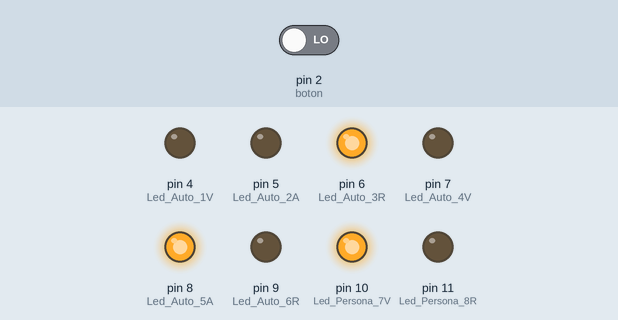
The sketch below on a simulated Arduino Uno, built with avr-gcc and run on an emulated ATmega328P. Shown: output pins drawn as LEDs (lit = HIGH). Inputs (shaded band) come from the test bench; at power-on: pin 2 (boton) LOW.

Above: at 2.1 s.
At 4.8 s:
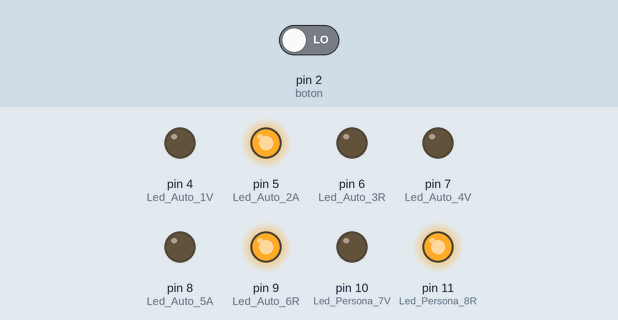
4.9 s: pin 2 (boton) driven HIGH
At 5.8 s:
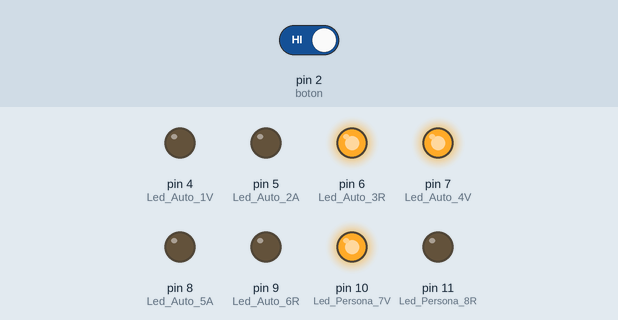
Timing chart, 0 to 24.5 s (numbered marks = the images above; inputs shaded):
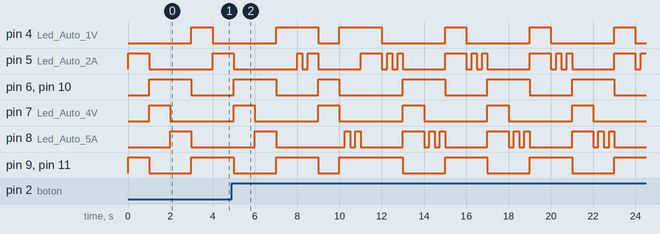

The sketch:

Test_1.ino
```cpp
int Boton_Estado          =  0;
int Led_1_Estado          =  0;
int Led_4_Estado          =  0;
int Estado_dia            =  0;
int horas                 =  0;

const int boton           =  2;
const int Led_Auto_1V     =  4;
const int Led_Auto_2A     =  5;
const int Led_Auto_3R     =  6;
const int Led_Auto_4V     =  7;
const int Led_Auto_5A     =  8;
const int Led_Auto_6R     =  9;
const int Led_Persona_7V  = 10;
const int Led_Persona_8R  = 11;

void setup() {
  // put your setup code here, to run once:
  pinMode(Led_Auto_1V, OUTPUT);
  pinMode(Led_Auto_2A, OUTPUT);
  pinMode(Led_Auto_3R, OUTPUT);
  pinMode(Led_Auto_4V, OUTPUT);
  pinMode(Led_Auto_5A, OUTPUT);
  pinMode(Led_Auto_6R, OUTPUT);
  pinMode(Led_Persona_7V, OUTPUT);
  pinMode(Led_Persona_8R, OUTPUT);
  pinMode(boton, INPUT);
}

void loop() {
  // put your main code here, to run repeatedly:
  //Crear variable de estado IMPORTANTES
  Boton_Estado = digitalRead(boton);
  Led_1_Estado = digitalRead(Led_Auto_1V);
  Led_4_Estado = digitalRead(Led_Auto_4V);

  //Inicia siempre el programa con Semaforo 1 encendido
  //Semaforo 1= Led 1V encendido y 2A y 3R Apagado
  digitalWrite(Led_Auto_1V, HIGH);
  digitalWrite(Led_Auto_2A, LOW);
  digitalWrite(Led_Auto_3R, LOW);
  //Semaforo 3= Led 4V y 5A apagado con 6R encendido
  digitalWrite(Led_Auto_4V, LOW);
  digitalWrite(Led_Auto_5A, LOW);
  digitalWrite(Led_Auto_6R, HIGH);
  //Semaforo 4= LEd 7A apago con 8R encendido
  digitalWrite(Led_Persona_7V, LOW);
  digitalWrite(Led_Persona_8R, HIGH);

  switch (Estado_dia) {
    // dia
    case 0:
      switch (Boton_Estado){
      //BOTON DE PRECIONADO
        case 0:
          // contador de horas del dia
          horas = horas + 1;
          if (Led_1_Estado == HIGH) {
            //Se apague 1V y se encienda el 2A
            digitalWrite(Led_Auto_1V, LOW);
            digitalWrite(Led_Auto_2A, HIGH);
            delay(1000);
            //Se apaga 2A y se enciende 3R
            digitalWrite(Led_Auto_2A, LOW);
            digitalWrite(Led_Auto_3R, HIGH);
            //Se prende 4V y se apaga el 6R
            digitalWrite(Led_Auto_4V, HIGH);
            digitalWrite(Led_Auto_6R, LOW);
            //Se debe prender 7V y se apaga 8R
            digitalWrite(Led_Persona_7V, HIGH);
            digitalWrite(Led_Persona_8R, LOW);
            //Guardamos los estados IMPORTANES DE NUEVO
            Led_1_Estado = digitalRead(Led_Auto_1V);
            Led_4_Estado = digitalRead(Led_Auto_4V);
            delay(1000);
          }
          if (Led_4_Estado == HIGH){
            //Se apague 4V y se encienda el 5A
            digitalWrite(Led_Auto_4V, LOW);
            digitalWrite(Led_Auto_5A, HIGH);
            delay(1000);
            //Se apaga 5A y se enciende 6R
            digitalWrite(Led_Auto_5A, LOW);
            digitalWrite(Led_Auto_6R, HIGH);
            //Se prende 4V y se apaga el 6R
            digitalWrite(Led_Auto_1V, HIGH);
            digitalWrite(Led_Auto_3R, LOW);
            //Se debe apaga 7V y se prende 8R
            digitalWrite(Led_Persona_7V, LOW);
            digitalWrite(Led_Persona_8R, HIGH);
            //Guardamos los estados IMPORTANES DE NUEVO
            Led_1_Estado = digitalRead(Led_Auto_1V);
            Led_4_Estado = digitalRead(Led_Auto_4V);
            delay(1000);
          }
          // Si se cumplen las 12 horas de luz de dia
          if (horas >= 4){
            Estado_dia = 1;
            break;
          }
          break;

        // BOTON PRECIONADO
        case 1:
          horas = horas + 1;
          //Se prende 2A, parpadiando
          digitalWrite(Led_Auto_2A, HIGH);
          delay(250);
          digitalWrite(Led_Auto_2A, LOW);
          delay(250);
          digitalWrite(Led_Auto_2A, HIGH);
          delay(500);
          //Ahora se apaga 1V, 2V y se prende 3R
          digitalWrite(Led_Auto_1V, LOW);
          digitalWrite(Led_Auto_2A, LOW);
          digitalWrite(Led_Auto_3R, HIGH);
          //Se prende 4V y se apaga 6R
          digitalWrite(Led_Auto_4V, HIGH);
          digitalWrite(Led_Auto_6R, LOW);
          //Se prende 7V y se apaga 8R
          digitalWrite(Led_Persona_7V, HIGH);
          digitalWrite(Led_Persona_8R, LOW);
          //Guardamos los estados IMPORTANES DE NUEVO
          Led_1_Estado = digitalRead(Led_Auto_1V);
          Led_4_Estado = digitalRead(Led_Auto_4V);
          delay(1000);
          Boton_Estado = 0;
          // Si se cumplen las 12 horas de luz de dia
          if (horas >= 4){
            Estado_dia = 1;
            break;
          }
          break;
      }
      break;

    // NOCHE
    case 1:
      Boton_Estado = 0;
      switch (Boton_Estado){
        //BOTON NO PRECIONADO
        case 0:
          // contador de horas del dia
          horas = horas + 1;
          if (Led_1_Estado == HIGH){
            // Tener 1V apagado y 2A intermintente
            digitalWrite(Led_Auto_1V, LOW);
            digitalWrite(Led_Auto_2A, LOW);
            delay(250);
            digitalWrite(Led_Auto_2A, HIGH);
            delay(250);
            digitalWrite(Led_Auto_2A, LOW);
            delay(250);
            digitalWrite(Led_Auto_2A, HIGH);
            delay(250);
            // Se apaga 2A y se enciende 3R
            digitalWrite(Led_Auto_2A, LOW);
            digitalWrite(Led_Auto_3R, HIGH);
            // Se prende 4V, 5A y se apaga R6
            digitalWrite(Led_Auto_4V, HIGH);
            digitalWrite(Led_Auto_5A, HIGH);
            digitalWrite(Led_Auto_6R, LOW);
            //Se prende 7V y se apaga 8R
            digitalWrite(Led_Persona_7V, HIGH);
            digitalWrite(Led_Persona_8R, LOW);
            //Guardamos los estados IMPORTANES DE NUEVO
            Led_1_Estado = digitalRead(Led_Auto_1V);
            Led_4_Estado = digitalRead(Led_Auto_4V);
            delay(1000);
          }

          if (Led_4_Estado == HIGH){
            // Tener 4V apagado y 5A intermintente
            digitalWrite(Led_Auto_4V, LOW);
            digitalWrite(Led_Auto_5A, LOW);
            delay(250);
            digitalWrite(Led_Auto_5A, HIGH);
            delay(250);
            digitalWrite(Led_Auto_5A, LOW);
            delay(250);
            digitalWrite(Led_Auto_5A, HIGH);
            delay(250);
            // Se apaga 5A y se enciende 6R
            digitalWrite(Led_Auto_5A, LOW);
            digitalWrite(Led_Auto_6R, HIGH);
            // Se prende 1V, 2A y se apaga 3R
            digitalWrite(Led_Auto_1V, HIGH);
            digitalWrite(Led_Auto_2A, HIGH);
            digitalWrite(Led_Auto_3R, LOW);
            //Se apaga 7V y se prende 8R
            digitalWrite(Led_Persona_7V, LOW);
            digitalWrite(Led_Persona_8R, HIGH);
            //Guardamos los estados IMPORTANES DE NUEVO
            Led_1_Estado = digitalRead(Led_Auto_1V);
            Led_4_Estado = digitalRead(Led_Auto_4V);
            delay(1000);
          }
          // Si se cumplen las 12 horas de luz de dia
          if (horas >= 4){
            Estado_dia = 1;
            break;
          }
          break;
        // BOTON PRECIONADO
        case 1:
          // contador de horas del dia
          horas = horas + 1;
          //Se prende 2A, parpadiando
          digitalWrite(Led_Auto_2A, HIGH);
          delay(250);
          digitalWrite(Led_Auto_2A, LOW);
          delay(250);
          digitalWrite(Led_Auto_2A, HIGH);
          delay(250);
          digitalWrite(Led_Auto_2A, LOW);
          delay(250);
          digitalWrite(Led_Auto_2A, HIGH);
          delay(500);
          //Ahora se apaga 1V, 2V y se prende 3R
          digitalWrite(Led_Auto_1V, LOW);
          digitalWrite(Led_Auto_2A, LOW);
          digitalWrite(Led_Auto_3R, HIGH);
          //Se prende 4V, 5A y se apaga 6R
          digitalWrite(Led_Auto_4V, HIGH);
          digitalWrite(Led_Auto_5A, HIGH);
          digitalWrite(Led_Auto_6R, LOW);
          //Se prende 7V y se apaga 8R
          digitalWrite(Led_Persona_7V, HIGH);
          digitalWrite(Led_Persona_8R, LOW);
          //Guardamos los estados IMPORTANES DE NUEVO
          Led_1_Estado = digitalRead(Led_Auto_1V);
          Led_4_Estado = digitalRead(Led_Auto_4V);
          delay(1000);
          Boton_Estado = 0;
          if (horas >= 4){
            horas = 0;
            Estado_dia = 0;
            break;
          }
      }
  }
}
```

Measured:
- by itself, pin 5 (Led_Auto_2A): moves between LOW and HIGH, repeating every 8.0 s
- by itself, pin 7 (Led_Auto_4V): alternates HIGH for 1.0 s and LOW for 3.0 s
